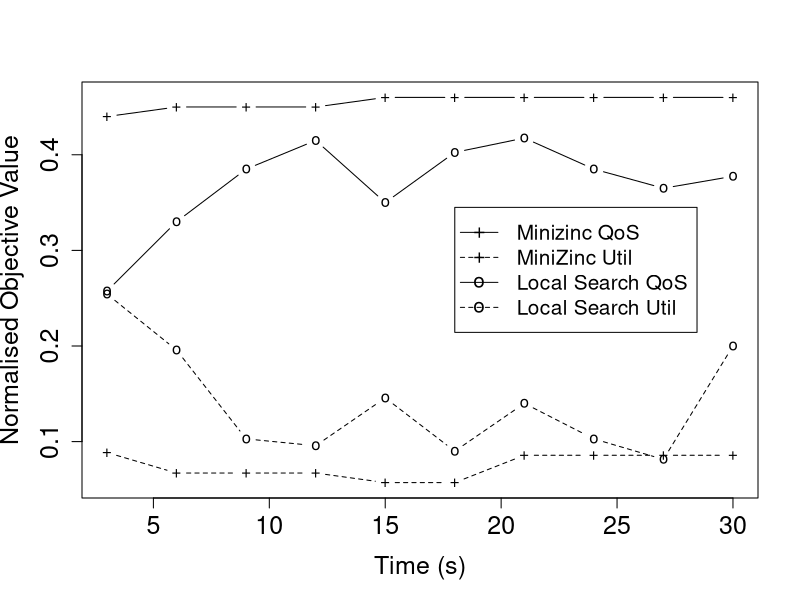

Write the R code that produced this figure.
res <- read.table('../original_results/section_v_e_anytime_problem7_results.csv', header=TRUE, sep=',')

min_obj = min(min(res$qos, res$freecycles))
max_obj = max(max(res$qos, res$freecycles))

xlimits = c(min(res$timeout), max(res$timeout))
ylimits = c(min_obj, max_obj)

pdf('problem7.pdf')
fs = 1.5
fs_leg = 1.25

plot(res$timeout[res$method=="minizinc"], res$qos[res$method=="minizinc"], 
	xlim=xlimits,ylim=ylimits, type='b', pch='+', xlab='Time (s)', ylab='Normalised Objective Value',
	cex.lab=fs, cex.axis=fs, cex.main=fs, cex.sub=fs)
#, main='Problem 7: Anytime Algorithms')
lines(res$timeout[res$method=="minizinc"], res$freecycles[res$method=="minizinc"], pch='+', type='b', lty=2)

lines(res$timeout[res$method=="local"], res$qos[res$method=="local"], type='b', pch='o')
lines(res$timeout[res$method=="local"], res$freecycles[res$method=="local"], type='b', pch='o', lty=2)

x_pos = max(res$timeout) * 0.6
y_pos = max_obj * 0.75

legend(legend=c('Minizinc QoS', 'MiniZinc Util', 'Local Search QoS', 'Local Search Util'), 
	x=x_pos, y=y_pos, lty=c(1,2,1,2), pch=c('+','+','o','o'), cex=fs_leg)

dev.off()